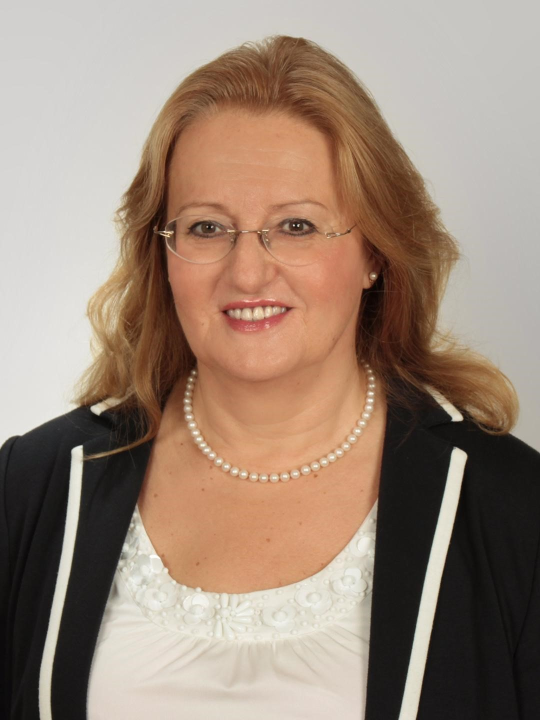
#> input picture assets/oberholz/team/lubka-roeger.jpg, 1080 x 1440 px, given in place of lubka-roeger.png, which was not available (shown at 1/2 size)
$ python compose_team.py
#> lines starting #> are read from the running program, lines starting #| are printed output that depends on the picture
"""Erzeugt aus den freigestellten Teamfotos (public/assets/oberholz/media/oberholz-team/*.png)
1) das Gruppenbild team/team-gruppe.jpg und 2) quadratische Gesichtsausschnitte team/face-<name>.jpg für Avatare."""
from pathlib import Path
from PIL import Image

ROOT = Path(__file__).resolve().parent.parent
SRC = ROOT / "public/assets/oberholz/media/oberholz-team"
OUT = ROOT / "public/assets/oberholz/media/team"
OUT.mkdir(parents=True, exist_ok=True)
TOP, BOT = (246, 242, 234), (234, 227, 212)


def cream(w, h):
#> called with w = 1500, h = 1000
    bg = Image.new("RGB", (w, h))
#> bg: PIL image 1500x1000 RGB; every value is 0
    for y in range(h):
        t = y / max(1, h - 1)
        bg.paste(tuple(int(TOP[i] + (BOT[i] - TOP[i]) * t) for i in range(3)), (0, y, w, y + 1))
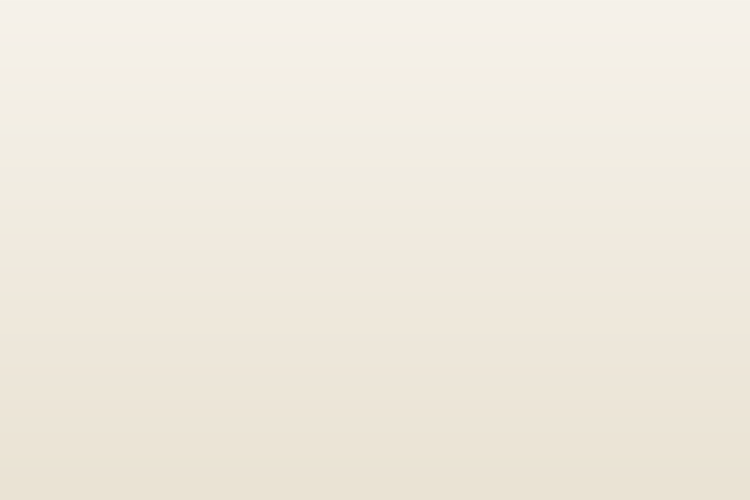
#> bg: PIL image 1500x1000 RGB (shown at 1/2 size); mean R, G, B 239.5, 234, 222.5
    return bg.convert("RGBA")


def group():
    # Nur Fotos aus demselben Shooting. Robin Sandkamp (Azubi) hat ein Passfoto-Ausschnitt und steht
    # deshalb nicht im Gruppenbild, sondern nur als eigene Karte im Team (content.ts → team).
    order = [("lubka-roeger", .15), ("michael-penn", .85), ("felix-lesch", .33), ("pascal-kopp", .67), ("michael-oberholz", .5)]
    W, H = 1500, 1000
    bg = cream(W, H)
    for name, cx in order:
        im = Image.open(SRC / f"{name}.png").convert("RGBA")
        h = 900 if name == "michael-oberholz" else 840
        im = im.resize((int(im.width * h / im.height), h), Image.LANCZOS)
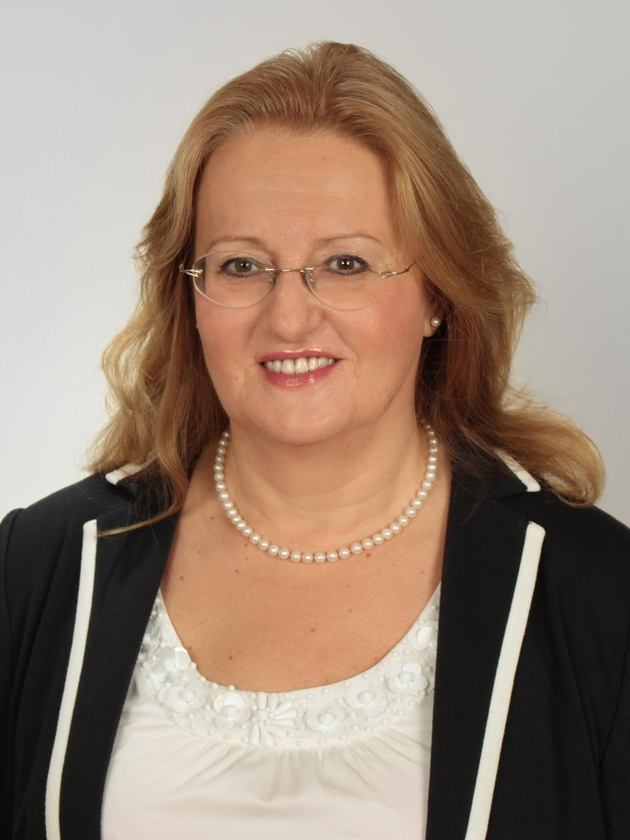
#> im: PIL image 630x840 RGBA; mean R, G, B, A 155.8, 135.1, 119.8, 255
        bg.alpha_composite(im, (int(W * cx - im.width / 2), H - h + 60))
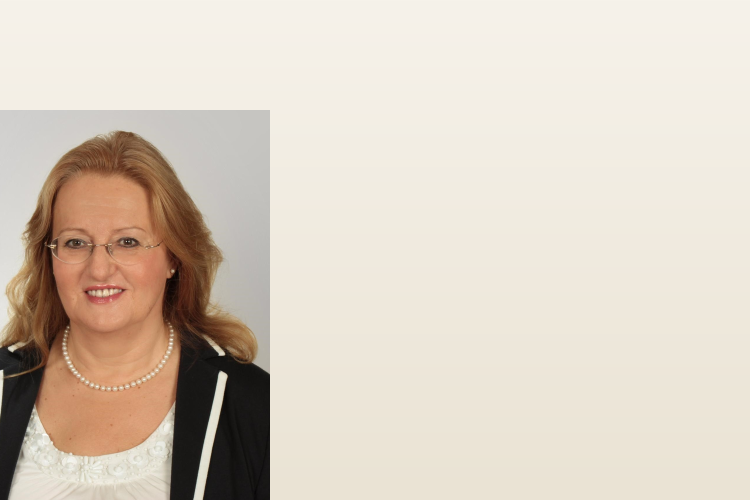
#> bg: PIL image 1500x1000 RGBA (shown at 1/2 size); mean R, G, B, A 216.8, 205.9, 192.7, 255
#> pass 2 of the loop in group, `for name, cx in order:`:
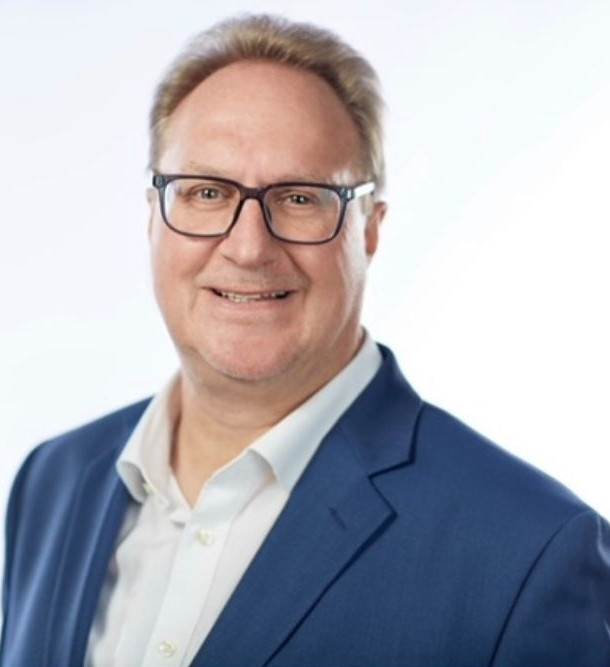
#> input picture assets/oberholz/team/michael-penn.jpg, 610 x 667 px, given in place of michael-penn.png, which was not available
#> in group, `bg.alpha_composite(im, (int(W * cx - im.width / 2), H - h + 60))`:
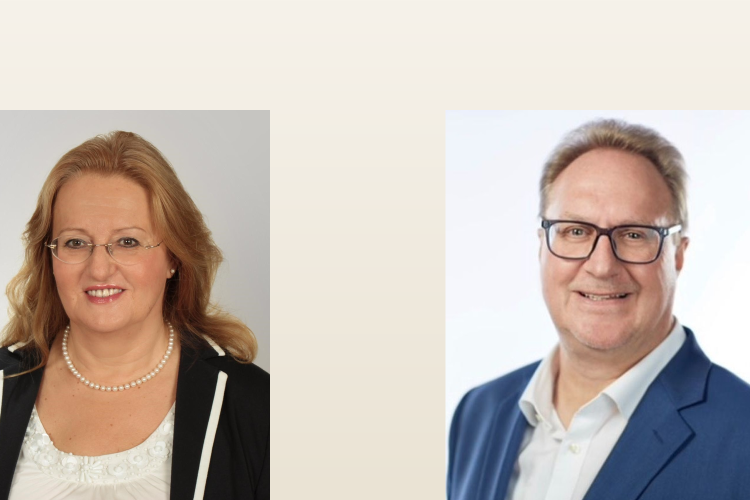
#> bg: PIL image 1500x1000 RGBA (shown at 1/2 size); mean R, G, B, A 198.4, 188, 180.5, 255
#> pass 3 of the loop in group, `for name, cx in order:`:
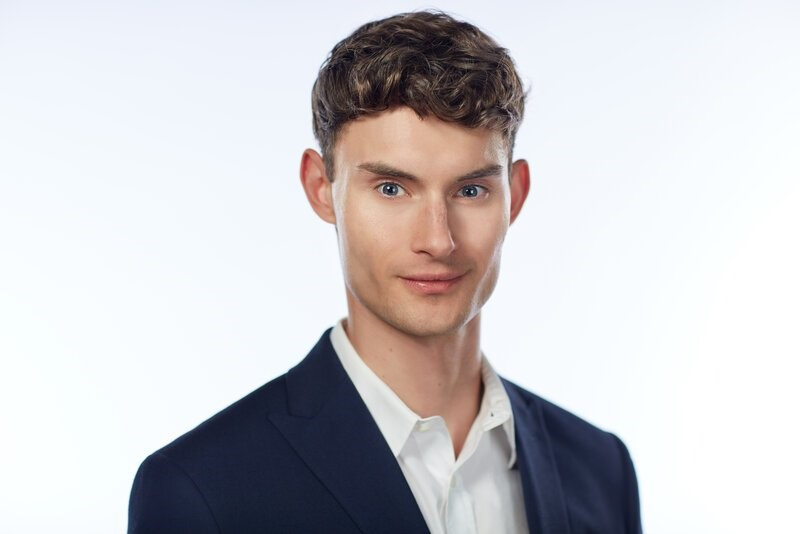
#> input picture assets/oberholz/team/felix-lesch.jpg, 800 x 534 px, given in place of felix-lesch.png, which was not available
#> in group, `bg.alpha_composite(im, (int(W * cx - im.width / 2), H - h + 60))`:
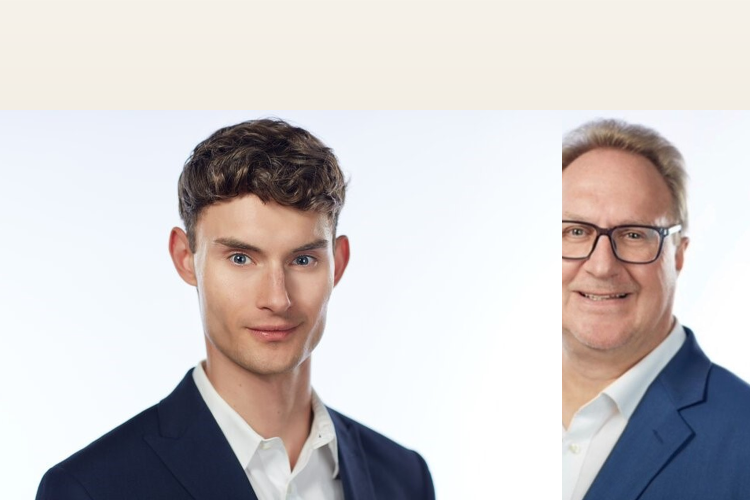
#> bg: PIL image 1500x1000 RGBA (shown at 1/2 size); mean R, G, B, A 206.1, 201.6, 201.7, 255
#> the loop made 4 passes; the first 3 are shown
    bg.convert("RGB").save(OUT / "team-gruppe.jpg", quality=86)


def face(name):
    im = Image.open(SRC / f"{name}.png").convert("RGBA")
    a = im.getchannel("A")
    W, H = im.size
    rows = [y for y in range(H) if sum(1 for x in range(0, W, 4) if a.getpixel((x, y)) > 128) > 3]
    y0 = rows[0]
    # Kopfbreite aus den Zeilen knapp unter dem Scheitel
    xs = [x for y in range(int(y0 + .05 * H), int(y0 + .11 * H), 6) for x in range(0, W, 3) if a.getpixel((x, y)) > 128]
    xl, xr = min(xs), max(xs)
    cx, hw = (xl + xr) / 2, xr - xl
    side = hw * 2.1
    top = y0 - side * .12
    pad = 400  # Rand oberhalb des Kopfes mit Creme auffüllen
    box = (int(cx - side / 2), int(top) + pad, int(cx + side / 2), int(top + side) + pad)
    bg = cream(W, H + pad)
    bg.alpha_composite(im, (0, pad))
    bg.crop(box).convert("RGB").resize((320, 320), Image.LANCZOS).save(OUT / f"face-{name}.jpg", quality=88)


if __name__ == "__main__":
#> (the run stopped early here; a loop or call above may not have finished)
